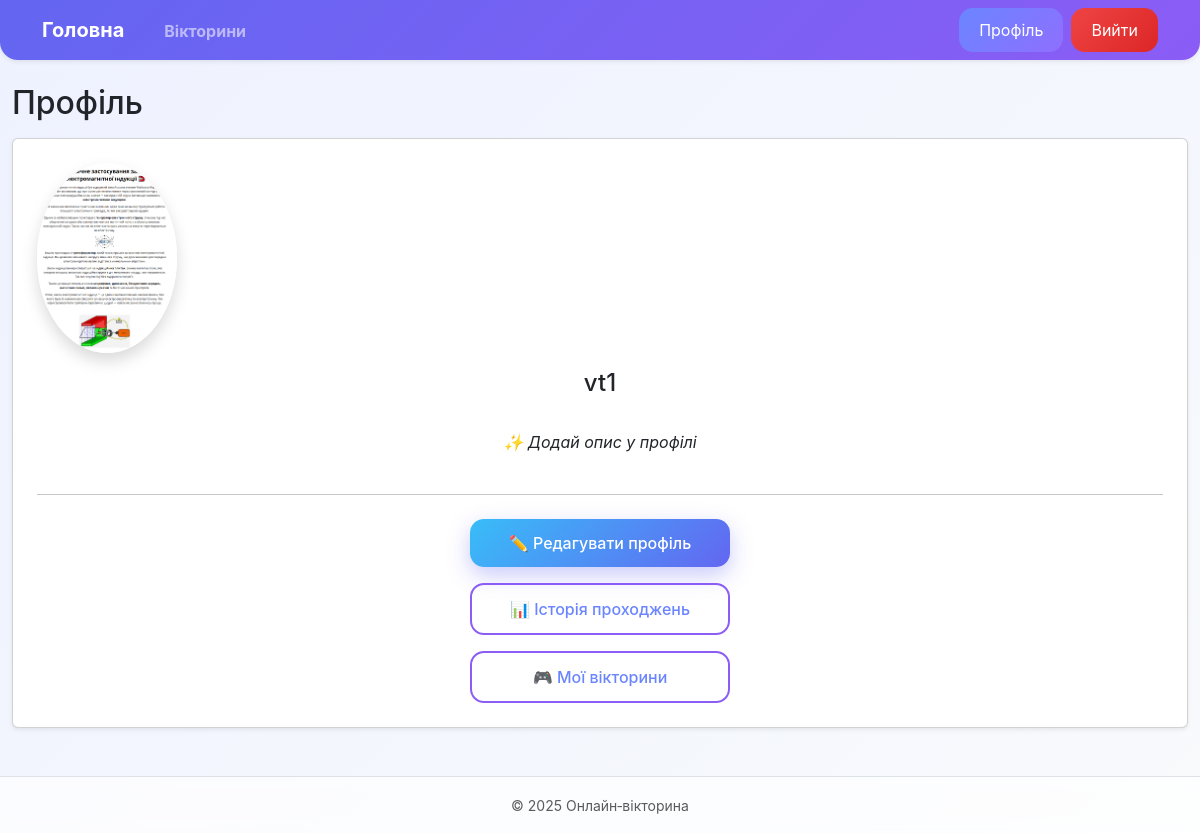
Page /accounts/profile/ (signed in) on the committed database.
### accounts/models.py (models this page shows, shortened)
class User(AbstractUser):
    ROLE_CHOICES = (
        ('user', 'User'),
        ('admin', 'Administrator'),
    )
    role = models.CharField(
        max_length=10,
        choices=ROLE_CHOICES,
        default='user'
    )
    bio = models.TextField(blank=True, null=True)
    avatar = models.ImageField(upload_to='avatars/', blank=True, null=True)

### accounts/views.py (the view)
# urls.py: path('profile/', views.ProfileView.as_view(), name='profile'),
class ProfileView(LoginRequiredMixin, DetailView):
    model = User
    template_name = "accounts/profile.html"
    context_object_name = "user"
    def get_object(self, queryset=None):
        return self.request.user

### accounts/templates/accounts/profile.html (shortened to what this page needs)
{% extends "main.html" %}
{% block content %}
<h2 class="mb-3">Профіль</h2>
<div class="card p-4 shadow-sm mt-3 text-center">
  {% if user.avatar %}
    <img src="{{ user.avatar.url }}" class="rounded-circle mb-3 shadow" width="140">
  {% endif %}
  <h4 class="mb-0">{{ user.username }}</h4>
  <p class="fst-italic mt-3">
    {{ user.bio|default:"✨ Додай опис у профілі" }}
  </p>
  <hr class="my-4">
  <div class="d-flex flex-column gap-3 align-items-center">
    <a href="{% url 'accounts:profile_edit' %}"
       class="btn btn-winter">
      ✏️ Редагувати профіль
    </a>
    <a href="{% url 'accounts:my_results' %}" class="btn btn-outline btn-fixed">
      📊 Історія проходжень
    </a>
    <a href="{% url 'accounts:my_quizzes' %}" class="btn btn-outline btn-fixed">
      🎮 Мої вікторини
    </a>
  </div>
</div>
{% endblock %}

### online_quiz/templates/main.html (style rules this page uses)
:root { --grad-main: linear-gradient(135deg, #6366f1, #8b5cf6); --grad-btn: linear-gradient(135deg, #6a85ff, #8f6fff); --grad-danger: linear-gradient(135deg, #ef4444, #dc2626); --bg-soft: linear-gradient(135deg, #eef2ff, #f8fafc); }
body { min-height: 100vh; background: var(--bg-soft); font-family: Inter, system-ui, sans-serif; }
.btn { border-radius: 14px; padding: 10px 20px; transition: .25s; }
.btn-outline { background: transparent; border: 2px solid #8b5cf6; color: #6a85ff; }

### accounts/templates/accounts/profile.html (style rules this page uses)
.btn-fixed, .btn-winter { width: 260px; padding: 12px 20px; border-radius: 14px; font-weight: 500; }
.btn-winter { background: linear-gradient(135deg, #38bdf8, #6366f1); color: #fff; border: none; box-shadow: 0 8px 22px rgba(99,102,241,.35); transition: .3s ease; }

### rows in the picture
User: avatar (picture), username "vt1", bio "✨ Додай опис у профілі"
